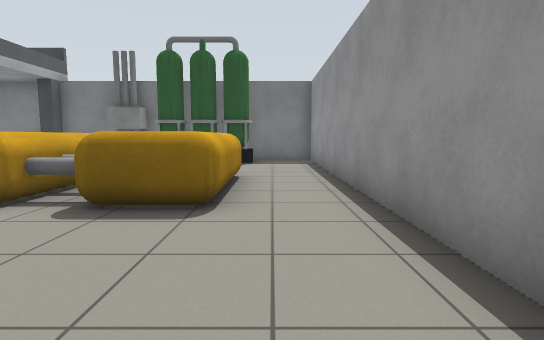
view 1 (above)

16 first-person views from a walk through a world built for the Gazebo simulator. The camera is 0.94 m above the floor, tilts 6° down and sees 80° across. The floor is counted in squares, 1 m on a side. Each view is taken from the middle of a square. On the plan, view 1 faces up. The plan holds only what a view shows up to about 12 squares ahead; the rest is blank.

view 2
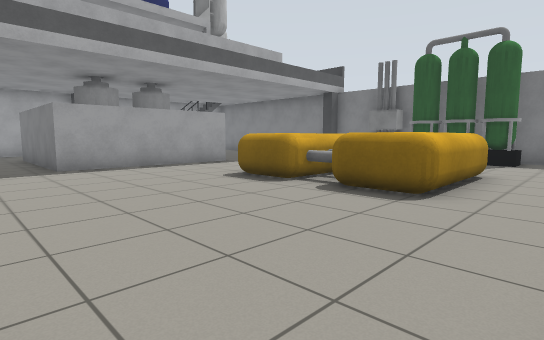

view 3
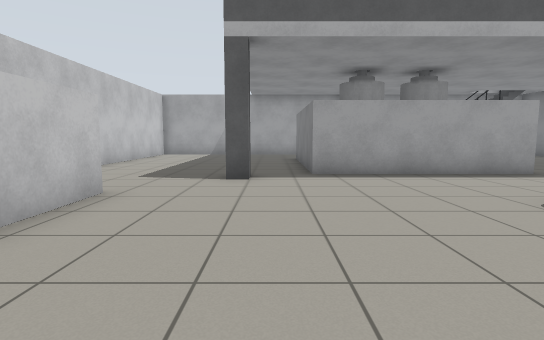

view 4
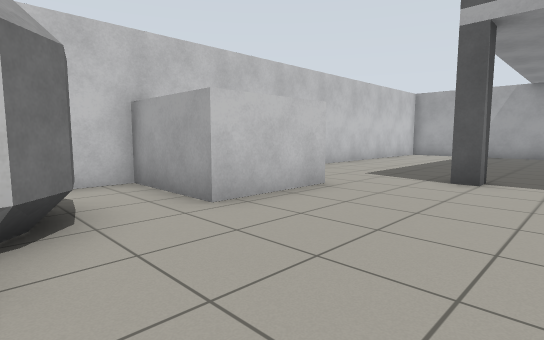

view 5
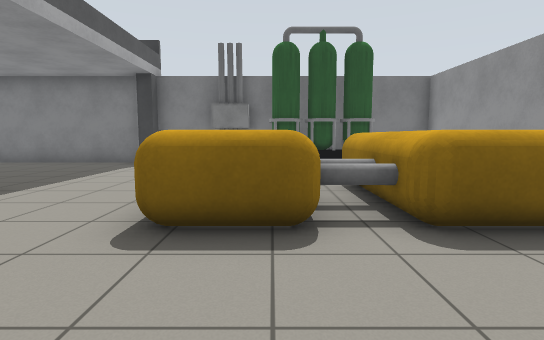

view 6
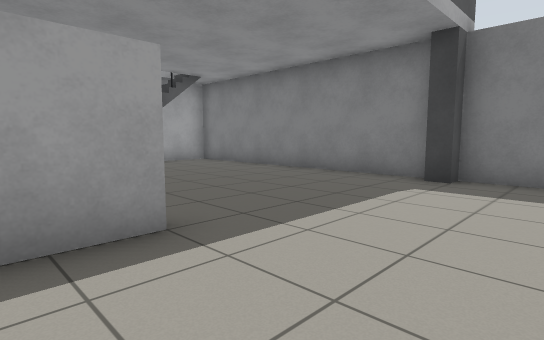

view 7
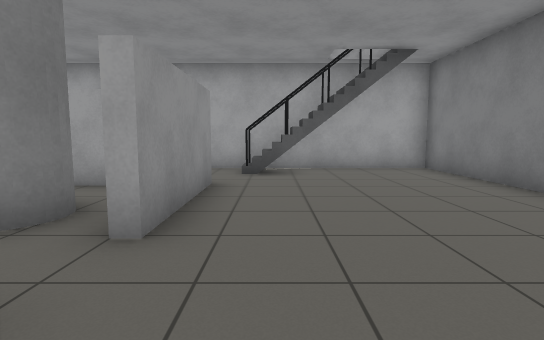

view 8
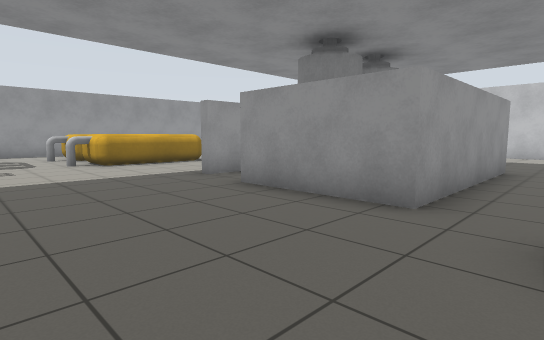

view 9
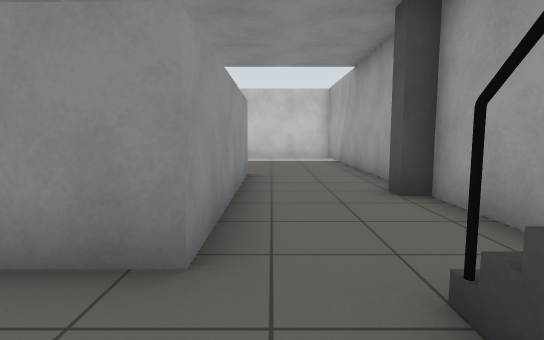

view 10
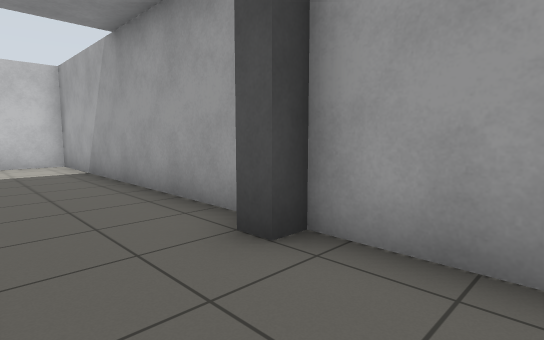

view 11
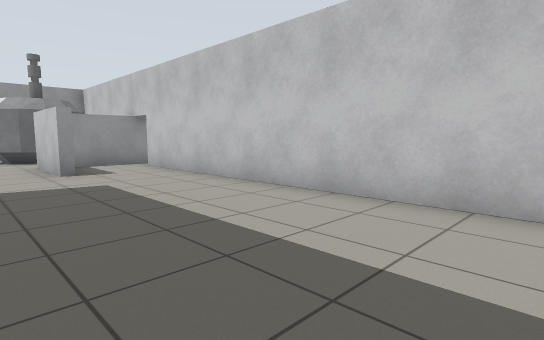

view 12
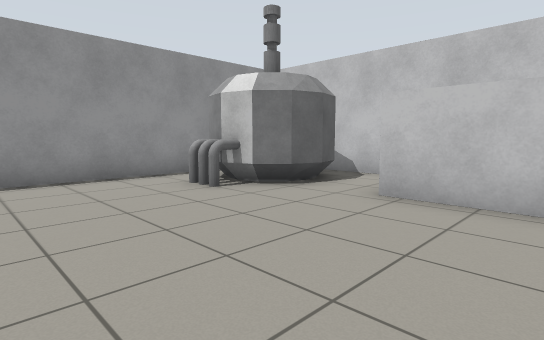

view 13
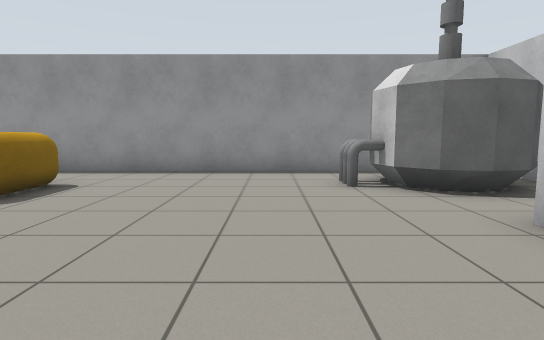

view 14
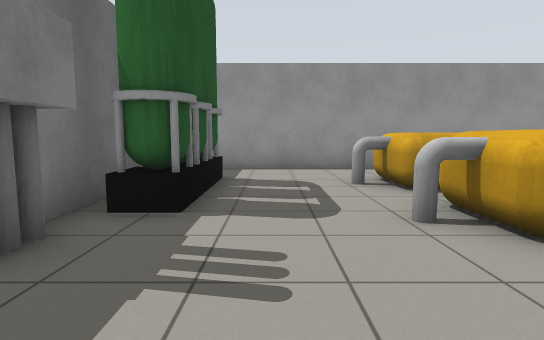

view 15
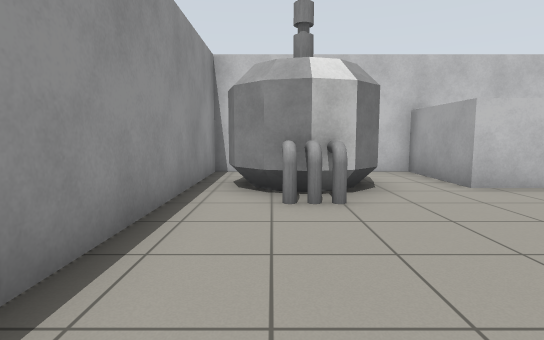

view 16
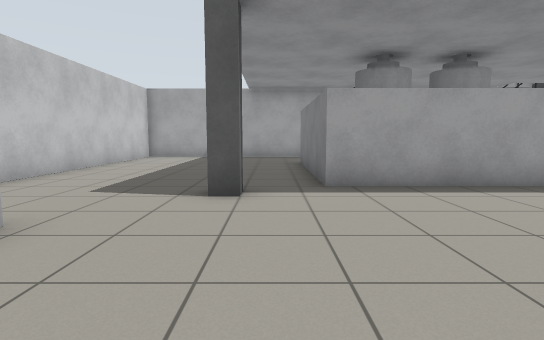

### Floor plan
Key: @ floor where view 1 was taken; # wall or solid block; . floor; P pipe; S stairs; O other object.
Columns run from 18 left of view 1 to 2 right of it. Each row starts with its distance up from view 1.
 13 #####################
 12 #.........O.PPOOOO..#
 11 #.............OOOO..#
 10 #SS.................#
  9 #SS.................#
  8 #SS..........OO.OO..#
  7 #...OOOO.....OO.OO..#
  6 #...O....O...OO.OO..#
  5 #...O.OO O...OOOOO..#
  4 #O..O O  O...OO.OO..#
  3 #...O OO O..........#
  2 #...O O  O..........#
  1 #...OOOOOO..........#
  0 #.................@.#
 -1 #.........O.........#
 -2 #................OO.#
 -3 #...........###.O.OO#
 -4 #.............#.OO  #
 -5 #.............#..O  #
 -6 #####################

Where each view was taken, in squares from view 1:
view 1: 0 up, 0 right, facing up
view 2: 1 down, 1 right, facing up-left
view 3: 0 up, 1 left, facing left
view 4: 1 up, 1 left, facing down-left
view 5: 1 up, 4 left, facing up
view 6: 5 up, 6 left, facing up-left
view 7: 8 up, 8 left, facing left
view 8: 11 up, 16 left, facing down-right
view 9: 9 up, 15 left, facing down
view 10: 6 up, 15 left, facing down-left
view 11: 1 down, 15 left, facing down-right
view 12: 2 up, 6 left, facing down-right
view 13: 0 up, 7 left, facing right
view 14: 10 up, 8 left, facing right
view 15: 3 up, 0 right, facing down
view 16: 0 up, 3 left, facing left
